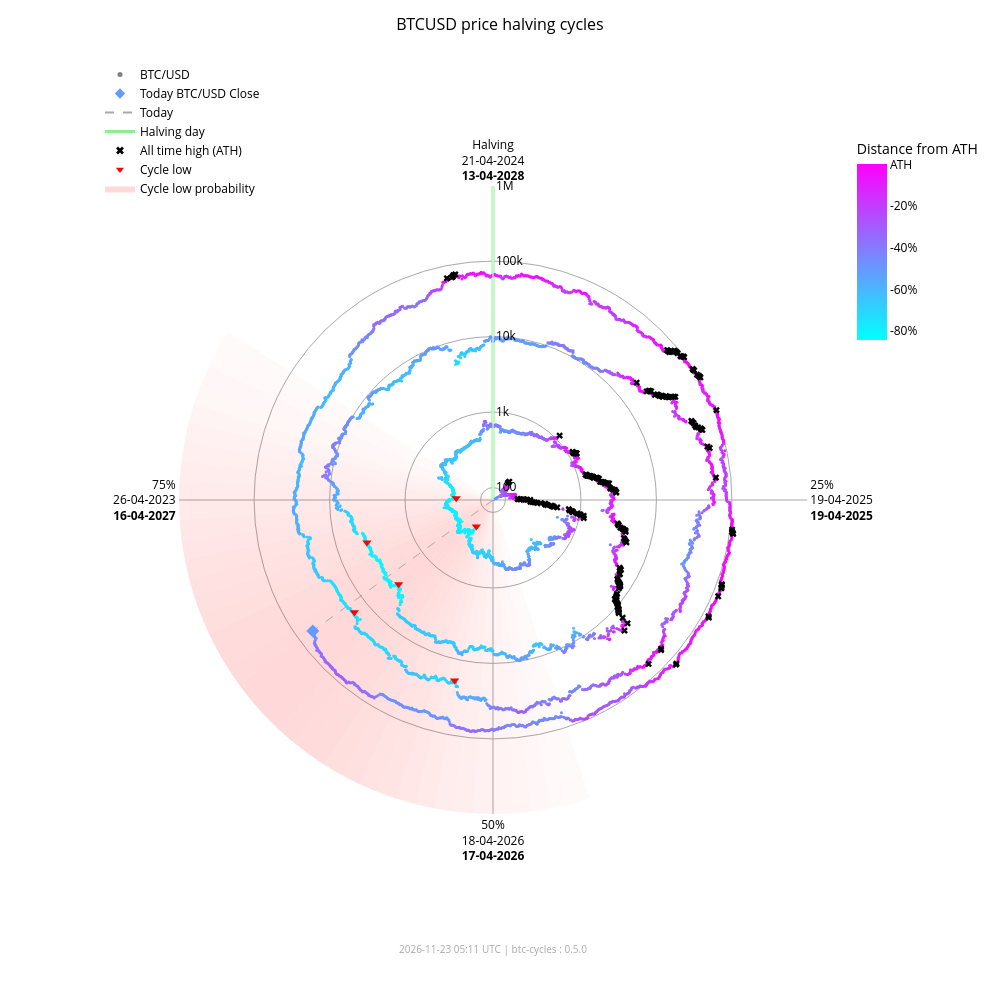

The notebook cell saved with this chart:
### Markdown cell above
### Interactive chart (plotly)

### Code cell
fig_interactive = btc.plot(
    kind="interactive",
    from_date="2012-11-28",
)
# plotly config for interactivity
config = {"scrollZoom": True, "displayModeBar": True}
# display in notebook
fig_interactive.show(config=config)

### Figure 1 — Plotly figure (JSON) as saved in the notebook; plotly's stock layout.template omitted (floating-point values rounded to 4 significant figures; data arrays with more than 128 entries replaced by an {"elided": "..."} marker saying what was removed)
{"data": [{"fill": "toself", "fillcolor": "rgba(255,0,0,0.018306980149439524)", "hoverinfo": "skip", "line": {"width": 0}, "mode": "lines", "r": [68.43, 1000000, 1000000, 68.43, 68.43], "showlegend": false, "theta": [162.0, 162.0, 165.6, 165.6, 162.0], "type": "scatterpolar"}, {"fill": "toself", "fillcolor": "rgba(255,0,0,0.02405911634527998)", "hoverinfo": "skip", "line": {"width": 0}, "mode": "lines", "r": [68.43, 1000000, 1000000, 68.43, 68.43], "showlegend": false, "theta": [165.6, 165.6, 169.2, 169.2, 165.6], "type": "scatterpolar"}, {"fill": "toself", "fillcolor": "rgba(255,0,0,0.030803449372254352)", "hoverinfo": "skip", "line": {"width": 0}, "mode": "lines", "r": [68.43, 1000000, 1000000, 68.43, 68.43], "showlegend": false, "theta": [169.2, 169.2, 172.8, 172.8, 169.2], "type": "scatterpolar"}, {"fill": "toself", "fillcolor": "rgba(255,0,0,0.03847233586005252)", "hoverinfo": "skip", "line": {"width": 0}, "mode": "lines", "r": [68.43, 1000000, 1000000, 68.43, 68.43], "showlegend": false, "theta": [172.8, 172.8, 176.4, 176.4, 172.8], "type": "scatterpolar"}, {"fill": "toself", "fillcolor": "rgba(255,0,0,0.04694405159551339)", "hoverinfo": "skip", "line": {"width": 0}, "mode": "lines", "r": [68.43, 1000000, 1000000, 68.43, 68.43], "showlegend": false, "theta": [176.4, 176.4, 180.0, 180.0, 176.4], "type": "scatterpolar"}, {"fill": "toself", "fillcolor": "rgba(255,0,0,0.05605603979818329)", "hoverinfo": "skip", "line": {"width": 0}, "mode": "lines", "r": [68.43, 1000000, 1000000, 68.43, 68.43], "showlegend": false, "theta": [180.0, 180.0, 183.6, 183.6, 180.0], "type": "scatterpolar"}, {"fill": "toself", "fillcolor": "rgba(255,0,0,0.06562330627802694)", "hoverinfo": "skip", "line": {"width": 0}, "mode": "lines", "r": [68.43, 1000000, 1000000, 68.43, 68.43], "showlegend": false, "theta": [183.6, 183.6, 187.2, 187.2, 183.6], "type": "scatterpolar"}, {"fill": "toself", "fillcolor": "rgba(255,0,0,0.07545707932574237)", "hoverinfo": "skip", "line": {"width": 0}, "mode": "lines", "r": [68.43, 1000000, 1000000, 68.43, 68.43], "showlegend": false, "theta": [187.2, 187.2, 190.8, 190.8, 187.2], "type": "scatterpolar"}, {"fill": "toself", "fillcolor": "rgba(255,0,0,0.08537841060169407)", "hoverinfo": "skip", "line": {"width": 0}, "mode": "lines", "r": [68.43, 1000000, 1000000, 68.43, 68.43], "showlegend": false, "theta": [190.8, 190.8, 194.4, 194.4, 190.8], "type": "scatterpolar"}, {"fill": "toself", "fillcolor": "rgba(255,0,0,0.09522272137134848)", "hoverinfo": "skip", "line": {"width": 0}, "mode": "lines", "r": [68.43, 1000000, 1000000, 68.43, 68.43], "showlegend": false, "theta": [194.4, 194.4, 198.0, 198.0, 194.4], "type": "scatterpolar"}, {"fill": "toself", "fillcolor": "rgba(255,0,0,0.10483418800389058)", "hoverinfo": "skip", "line": {"width": 0}, "mode": "lines", "r": [68.43, 1000000, 1000000, 68.43, 68.43], "showlegend": false, "theta": [198.0, 198.0, 201.6, 201.6, 198.0], "type": "scatterpolar"}, {"fill": "toself", "fillcolor": "rgba(255,0,0,0.11405248627197925)", "hoverinfo": "skip", "line": {"width": 0}, "mode": "lines", "r": [68.43, 1000000, 1000000, 68.43, 68.43], "showlegend": false, "theta": [201.6, 201.6, 205.2, 205.2, 201.6], "type": "scatterpolar"}, {"fill": "toself", "fillcolor": "rgba(255,0,0,0.12269756305009562)", "hoverinfo": "skip", "line": {"width": 0}, "mode": "lines", "r": [68.43, 1000000, 1000000, 68.43, 68.43], "showlegend": false, "theta": [205.2, 205.2, 208.8, 208.8, 205.2], "type": "scatterpolar"}, {"fill": "toself", "fillcolor": "rgba(255,0,0,0.13055959037792858)", "hoverinfo": "skip", "line": {"width": 0}, "mode": "lines", "r": [68.43, 1000000, 1000000, 68.43, 68.43], "showlegend": false, "theta": [208.8, 208.8, 212.4, 212.4, 208.8], "type": "scatterpolar"}, {"fill": "toself", "fillcolor": "rgba(255,0,0,0.13740037014073872)", "hoverinfo": "skip", "line": {"width": 0}, "mode": "lines", "r": [68.43, 1000000, 1000000, 68.43, 68.43], "showlegend": false, "theta": [212.4, 212.4, 216.0, 216.0, 212.4], "type": "scatterpolar"}, {"fill": "toself", "fillcolor": "rgba(255,0,0,0.14296927208088228)", "hoverinfo": "skip", "line": {"width": 0}, "mode": "lines", "r": [68.43, 1000000, 1000000, 68.43, 68.43], "showlegend": false, "theta": [216.0, 216.0, 219.6, 219.6, 216.0], "type": "scatterpolar"}, {"fill": "toself", "fillcolor": "rgba(255,0,0,0.14703219887325494)", "hoverinfo": "skip", "line": {"width": 0}, "mode": "lines", "r": [68.43, 1000000, 1000000, 68.43, 68.43], "showlegend": false, "theta": [219.6, 219.6, 223.2, 223.2, 219.6], "type": "scatterpolar"}, {"fill": "toself", "fillcolor": "rgba(255,0,0,0.14940752827264187)", "hoverinfo": "skip", "line": {"width": 0}, "mode": "lines", "r": [68.43, 1000000, 1000000, 68.43, 68.43], "showlegend": false, "theta": [223.2, 223.2, 226.8, 226.8, 223.2], "type": "scatterpolar"}, {"fill": "toself", "fillcolor": "rgba(255,0,0,0.15)", "hoverinfo": "skip", "line": {"width": 0}, "mode": "lines", "r": [68.43, 1000000, 1000000, 68.43, 68.43], "showlegend": false, "theta": [226.8, 226.8, 230.4, 230.4, 226.8], "type": "scatterpolar"}, {"fill": "toself", "fillcolor": "rgba(255,0,0,0.14882314851976614)", "hoverinfo": "skip", "line": {"width": 0}, "mode": "lines", "r": [68.43, 1000000, 1000000, 68.43, 68.43], "showlegend": false, "theta": [230.4, 230.4, 234.0, 234.0, 230.4], "type": "scatterpolar"}, {"fill": "toself", "fillcolor": "rgba(255,0,0,0.14600334989350275)", "hoverinfo": "skip", "line": {"width": 0}, "mode": "lines", "r": [68.43, 1000000, 1000000, 68.43, 68.43], "showlegend": false, "theta": [234.0, 234.0, 237.6, 237.6, 234.0], "type": "scatterpolar"}, {"fill": "toself", "fillcolor": "rgba(255,0,0,0.14176315293000513)", "hoverinfo": "skip", "line": {"width": 0}, "mode": "lines", "r": [68.43, 1000000, 1000000, 68.43, 68.43], "showlegend": false, "theta": [237.6, 237.6, 241.2, 241.2, 237.6], "type": "scatterpolar"}, {"fill": "toself", "fillcolor": "rgba(255,0,0,0.1363869302869166)", "hoverinfo": "skip", "line": {"width": 0}, "mode": "lines", "r": [68.43, 1000000, 1000000, 68.43, 68.43], "showlegend": false, "theta": [241.2, 241.2, 244.8, 244.8, 241.2], "type": "scatterpolar"}, {"fill": "toself", "fillcolor": "rgba(255,0,0,0.13017643696734477)", "hoverinfo": "skip", "line": {"width": 0}, "mode": "lines", "r": [68.43, 1000000, 1000000, 68.43, 68.43], "showlegend": false, "theta": [244.8, 244.8, 248.4, 248.4, 244.8], "type": "scatterpolar"}, {"fill": "toself", "fillcolor": "rgba(255,0,0,0.1234063302665758)", "hoverinfo": "skip", "line": {"width": 0}, "mode": "lines", "r": [68.43, 1000000, 1000000, 68.43, 68.43], "showlegend": false, "theta": [248.4, 248.4, 252.0, 252.0, 248.4], "type": "scatterpolar"}, {"fill": "toself", "fillcolor": "rgba(255,0,0,0.11628949020714345)", "hoverinfo": "skip", "line": {"width": 0}, "mode": "lines", "r": [68.43, 1000000, 1000000, 68.43, 68.43], "showlegend": false, "theta": [252.0, 252.0, 255.6, 255.6, 252.0], "type": "scatterpolar"}, {"fill": "toself", "fillcolor": "rgba(255,0,0,0.108959277972535)", "hoverinfo": "skip", "line": {"width": 0}, "mode": "lines", "r": [68.43, 1000000, 1000000, 68.43, 68.43], "showlegend": false, "theta": [255.6, 255.6, 259.2, 259.2, 255.6], "type": "scatterpolar"}, {"fill": "toself", "fillcolor": "rgba(255,0,0,0.1014715299920515)", "hoverinfo": "skip", "line": {"width": 0}, "mode": "lines", "r": [68.43, 1000000, 1000000, 68.43, 68.43], "showlegend": false, "theta": [259.2, 259.2, 262.8, 262.8, 259.2], "type": "scatterpolar"}, {"fill": "toself", "fillcolor": "rgba(255,0,0,0.09382430417652897)", "hoverinfo": "skip", "line": {"width": 0}, "mode": "lines", "r": [68.43, 1000000, 1000000, 68.43, 68.43], "showlegend": false, "theta": [262.8, 262.8, 266.4, 266.4, 262.8], "type": "scatterpolar"}, {"fill": "toself", "fillcolor": "rgba(255,0,0,0.08598937207621672)", "hoverinfo": "skip", "line": {"width": 0}, "mode": "lines", "r": [68.43, 1000000, 1000000, 68.43, 68.43], "showlegend": false, "theta": [266.4, 266.4, 270.0, 270.0, 266.4], "type": "scatterpolar"}, {"fill": "toself", "fillcolor": "rgba(255,0,0,0.07794710108398434)", "hoverinfo": "skip", "line": {"width": 0}, "mode": "lines", "r": [68.43, 1000000, 1000000, 68.43, 68.43], "showlegend": false, "theta": [270.0, 270.0, 273.6, 273.6, 270.0], "type": "scatterpolar"}, {"fill": "toself", "fillcolor": "rgba(255,0,0,0.06971614429145927)", "hoverinfo": "skip", "line": {"width": 0}, "mode": "lines", "r": [68.43, 1000000, 1000000, 68.43, 68.43], "showlegend": false, "theta": [273.6, 273.6, 277.2, 277.2, 273.6], "type": "scatterpolar"}, {"fill": "toself", "fillcolor": "rgba(255,0,0,0.061371174705723626)", "hoverinfo": "skip", "line": {"width": 0}, "mode": "lines", "r": [68.43, 1000000, 1000000, 68.43, 68.43], "showlegend": false, "theta": [277.2, 277.2, 280.8, 280.8, 277.2], "type": "scatterpolar"}, {"fill": "toself", "fillcolor": "rgba(255,0,0,0.05304520605236535)", "hoverinfo": "skip", "line": {"width": 0}, "mode": "lines", "r": [68.43, 1000000, 1000000, 68.43, 68.43], "showlegend": false, "theta": [280.8, 280.8, 284.4, 284.4, 280.8], "type": "scatterpolar"}, {"fill": "toself", "fillcolor": "rgba(255,0,0,0.044916938988340704)", "hoverinfo": "skip", "line": {"width": 0}, "mode": "lines", "r": [68.43, 1000000, 1000000, 68.43, 68.43], "showlegend": false, "theta": [284.4, 284.4, 288.0, 288.0, 284.4], "type": "scatterpolar"}, {"fill": "toself", "fillcolor": "rgba(255,0,0,0.0371870550186571)", "hoverinfo": "skip", "line": {"width": 0}, "mode": "lines", "r": [68.43, 1000000, 1000000, 68.43, 68.43], "showlegend": false, "theta": [288.0, 288.0, 291.6, 291.6, 288.0], "type": "scatterpolar"}, {"fill": "toself", "fillcolor": "rgba(255,0,0,0.030049603184432498)", "hoverinfo": "skip", "line": {"width": 0}, "mode": "lines", "r": [68.43, 1000000, 1000000, 68.43, 68.43], "showlegend": false, "theta": [291.6, 291.6, 295.2, 295.2, 291.6], "type": "scatterpolar"}, {"fill": "toself", "fillcolor": "rgba(255,0,0,0.023665126797805223)", "hoverinfo": "skip", "line": {"width": 0}, "mode": "lines", "r": [68.43, 1000000, 1000000, 68.43, 68.43], "showlegend": false, "theta": [295.2, 295.2, 298.8, 298.8, 295.2], "type": "scatterpolar"}, {"fill": "toself", "fillcolor": "rgba(255,0,0,0.018141004067302662)", "hoverinfo": "skip", "line": {"width": 0}, "mode": "lines", "r": [68.43, 1000000, 1000000, 68.43, 68.43], "showlegend": false, "theta": [298.8, 298.8, 302.4, 302.4, 298.8], "type": "scatterpolar"}, {"hoverinfo": "skip", "line": {"color": "darkgrey", "dash": "dash", "width": 1}, "mode": "lines", "r": [68.43, 61160.0], "showlegend": false, "theta": [234.0, 234.0], "type": "scatterpolar"}, {"hoverinfo": "skip", "line": {"color": "lightgreen", "width": 3}, "mode": "lines", "r": [68.43, 1000000], "showlegend": false, "theta": [0, 0], "type": "scatterpolar"}, {"hoverinfo": "text", "marker": {"color": {"elided": "4958 str values"}, "size": 3}, "mode": "markers", "r": {"elided": "4958 float values"}, "showlegend": false, "text": {"elided": "4958 str values"}, "theta": {"elided": "4958 float values"}, "type": "scatterpolar"}, {"hoverinfo": "text", "marker": {"color": "#659aff", "size": 10, "symbol": "diamond"}, "mode": "markers", "r": [61160.0], "showlegend": false, "text": ["Today<br>Date: 2026-11-22<br>Price: $61,161.91"], "theta": [234.0], "type": "scatterpolar"}, {"hoverinfo": "text", "marker": {"color": "black", "size": 6, "symbol": "x"}, "mode": "markers", "r": {"elided": "182 float values"}, "showlegend": false, "text": {"elided": "182 str values"}, "theta": {"elided": "182 float values"}, "type": "scatterpolar"}, {"hoverinfo": "text", "marker": {"color": "red", "size": 8, "symbol": "triangle-down"}, "mode": "markers", "r": [178.1, 210.5, 3237.0, 3961.0, 19020.0, 15790.0], "showlegend": false, "text": ["Cycle Low<br>Date: 2015-01-14<br>Price: $178.10<br>ATH distance: -84.5%", "Cycle Low<br>Date: 2015-08-24<br>Price: $210.49<br>ATH distance: -81.7%", "Cycle Low<br>Date: 2018-12-15<br>Price: $3,236.76<br>ATH distance: -83.4%", "Cycle Low<br>Date: 2019-03-15<br>Price: $3,960.91<br>ATH distance: -79.7%", "Cycle Low<br>Date: 2022-06-18<br>Price: $19,017.64<br>ATH distance: -71.9%", "Cycle Low<br>Date: 2022-11-21<br>Price: $15,787.28<br>ATH distance: -76.6%"], "theta": [212.1, 272.7, 228.3, 251.4, 192.0, 231.0], "type": "scatterpolar"}, {"marker": {"color": "grey", "size": 5}, "mode": "markers", "name": "BTC/USD", "r": [null], "theta": [null], "type": "scatterpolar"}, {"marker": {"color": "#659aff", "size": 8, "symbol": "diamond"}, "mode": "markers", "name": "Today BTC/USD Close", "r": [null], "theta": [null], "type": "scatterpolar"}, {"line": {"color": "darkgrey", "dash": "dash"}, "mode": "lines", "name": "Today", "r": [null], "theta": [null], "type": "scatterpolar"}, {"line": {"color": "lightgreen", "width": 3}, "mode": "lines", "name": "Halving day", "r": [null], "theta": [null], "type": "scatterpolar"}, {"marker": {"color": "black", "size": 7, "symbol": "x"}, "mode": "markers", "name": "All time high (ATH)", "r": [null], "theta": [null], "type": "scatterpolar"}, {"marker": {"color": "red", "size": 7, "symbol": "triangle-down"}, "mode": "markers", "name": "Cycle low", "r": [null], "theta": [null], "type": "scatterpolar"}, {"fill": "toself", "fillcolor": "rgba(255,0,0,0.15)", "line": {"width": 0}, "mode": "lines", "name": "Cycle low probability", "r": [null], "theta": [null], "type": "scatterpolar"}, {"hoverinfo": "skip", "marker": {"cmax": 0, "cmin": -0.8453, "color": [0], "colorbar": {"len": 0.25, "ticktext": ["ATH", "-20%", "-40%", "-60%", "-80%", "-100%"], "tickvals": [0, -0.2, -0.4, -0.6, -0.8, -1.0], "title": {"text": "Distance from ATH"}, "x": 0.95, "y": 0.92, "yanchor": "top"}, "colorscale": {"elided": "256x2 mixed values"}, "showscale": true, "size": 0}, "mode": "markers", "r": [null], "showlegend": false, "theta": [null], "type": "scatterpolar"}], "layout": {"annotations": [{"font": {"color": "darkgrey", "size": 10}, "showarrow": false, "text": "2026-11-23 05:11 UTC | btc-cycles : 0.5.0", "x": 0.5, "xref": "paper", "y": -0.02, "yref": "paper"}], "font": {"color": "black"}, "height": 1000, "legend": {"bgcolor": "rgba(0,0,0,0)", "font": {"color": "black"}, "x": 0.0, "y": 1.0}, "margin": {"b": 60, "l": 100, "r": 80, "t": 60}, "paper_bgcolor": "white", "plot_bgcolor": "white", "polar": {"angularaxis": {"color": "black", "direction": "clockwise", "gridcolor": "darkgrey", "rotation": 90, "ticktext": ["Halving<br>21-04-2024<br><b>13-04-2028</b>", "25%<br>19-04-2025<br><b>19-04-2025</b>", "50%<br>18-04-2026<br><b>17-04-2026</b>", "75%<br>26-04-2023<br><b>16-04-2027</b>"], "tickvals": [0, 90, 180, 270]}, "bgcolor": "white", "domain": {"x": [0.1, 0.9], "y": [0.05, 0.95]}, "radialaxis": {"angle": 90, "color": "black", "gridcolor": "darkgrey", "range": [1.835, 6.0], "tickangle": 90, "ticktext": ["100", "1k", "10k", "100k", "1M"], "tickvals": [100, 1000, 10000, 100000, 1000000], "type": "log"}}, "title": {"font": {"color": "black", "size": 16}, "text": "BTCUSD price halving cycles", "x": 0.5}, "width": 1000}}
